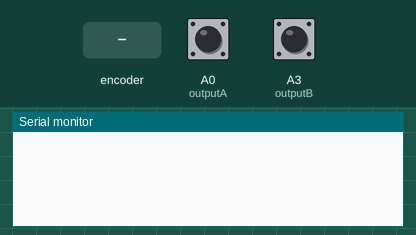
The sketch below on a simulated Arduino Uno, built with avr-gcc and run on an emulated ATmega328P. Parts: the last lines printed to the serial monitor. The inputs (shaded band) are chosen by the test bench; at power-on: A0 (outputA) HIGH, A3 (outputB) HIGH.

Above: at 1.2 s.
1.3 s: rotary encoder on A0 (outputA) / A3 (outputB) turned 1 step (first pin leading)
At 2.4 s:
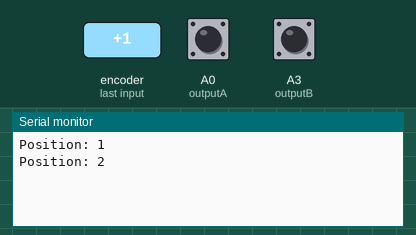
3.0 s: rotary encoder on A0 (outputA) / A3 (outputB) turned 1 step (first pin leading)
At 3.7 s:
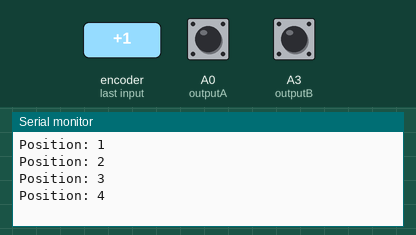
Timing chart, 0 to 6.0 s (numbered marks = the images above; inputs shaded):
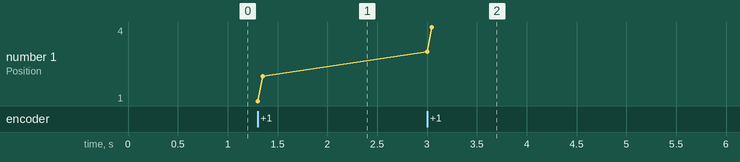

The sketch:

rotaryEncoder.ino
```cpp
/*
 *  Arduino Rotary Encoder Tutorial
 *
 *  by Dejan Nedelkovski, www.HowToMechatronics.com
 */

 #define outputA A0
 #define outputB A3

 int counter = 0;
 int aState;
 int aLastState;

 void setup() {
   pinMode (outputA,INPUT);
   pinMode (outputB,INPUT);

   Serial.begin (9600);
   // Reads the initial state of the outputA
   aLastState = digitalRead(outputA);
 }

 void loop() {
   aState = digitalRead(outputA); // Reads the "current" state of the outputA
   // If the previous and the current state of the outputA are different, that means a Pulse has occured
   if (aState != aLastState){
     // If the outputB state is different to the outputA state, that means the encoder is rotating clockwise
     if (digitalRead(outputB) != aState) {
       counter ++;
     } else {
       counter --;
     }
     Serial.print("Position: ");
     Serial.println(counter);
   }
   aLastState = aState; // Updates the previous state of the outputA with the current state
 }
```

Measured:
- after the input at 1.3 s, the serial monitor: prints a new line at once (image 1)
- after the input at 3.0 s, the serial monitor: prints a new line at once (image 2)
- plotted number 1: 2 → 4 after the input at 3.0 s
